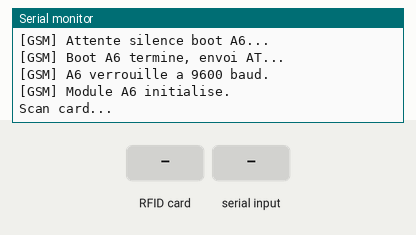
Simulated run of this sketch. Board: Arduino Uno, built with avr-gcc and run on an emulated ATmega328P. Parts: the last lines printed to the serial monitor. The inputs (shaded band) are chosen by the test bench. The modem accepts every AT command (registered, SIM ready, sends succeed) and sends nothing else.

Above: at 15.6 s.
15.7 s: RFID card 5E 7A 19 C4 held to the reader
At 17.4 s:
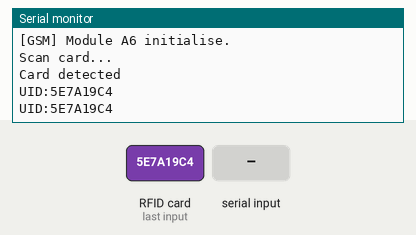
17.7 s: "ACCES AUTORISE\n" received over Serial
At 19.0 s:
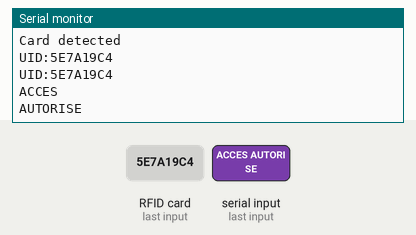
19.3 s: "ACCES REFUSE\n" received over Serial
At 23.2 s:
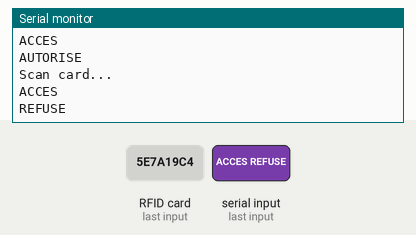

The sketch:

NFC_I2C-OLED_Mode.ino
```cpp
#include <Wire.h>
#include <PN532_I2C.h>
#include <PN532.h>
#include <NfcAdapter.h>
#include <SoftwareSerial.h>

// ── NFC I2C ───────────────────────────────────────────────
PN532_I2C pn532_i2c(Wire);
NfcAdapter nfc(pn532_i2c);

// ── Nextion (écran) : TX=2, RX=3 ─────────────────────────
#define OLED_TX 2
#define OLED_RX 3
SoftwareSerial oledSerial(OLED_RX, OLED_TX);

// ── Module GSM A6 : TX=7, RX=6 ───────────────────────────
#define GSM_TX 6
#define GSM_RX 5
SoftwareSerial gsmSerial(GSM_RX, GSM_TX);

// ── Nextion : buffer écran ────────────────────────────────
#define MAX_LINES 6
String screenBuffer[MAX_LINES];

long gsmBaudRate = 0; // baud rate détecté

// ─────────────────────────────────────────────────────────
//  NEXTION
// ─────────────────────────────────────────────────────────

void sendToNextion(String cmd) {
  oledSerial.print(cmd);
  oledSerial.write(0xFF);
  oledSerial.write(0xFF);
  oledSerial.write(0xFF);
}

void clearScreen() {
  for (int i = 0; i < MAX_LINES; i++) {
    sendToNextion("t" + String(i) + ".txt=\"\"");
    screenBuffer[i] = "";
  }
}

void addLine(String msg) {
  Serial.println(msg);
  for (int i = 0; i < MAX_LINES - 1; i++) {
    screenBuffer[i] = screenBuffer[i + 1];
  }
  screenBuffer[MAX_LINES - 1] = msg;
  for (int i = 0; i < MAX_LINES; i++) {
    sendToNextion("t" + String(i) + ".txt=\"" + screenBuffer[i] + "\"");
  }
}

void afficherAcces(String ligne1, String ligne2) {
  clearScreen();
  addLine(ligne1);
  addLine(ligne2);
}

// ─────────────────────────────────────────────────────────
//  GSM A6
// ─────────────────────────────────────────────────────────

bool gsmAttendre(const char* expected, unsigned long timeout = 5000) {
  String reponse = "";
  unsigned long debut = millis();
  while (millis() - debut < timeout) {
    while (gsmSerial.available()) {
      reponse += (char)gsmSerial.read();
    }
    if (reponse.indexOf(expected) != -1) return true;
  }
  Serial.print("[GSM] Rep brute: ");
  Serial.println(reponse);
  return false;
}

bool gsmTesterBaud(long baud) {
  Serial.print("[GSM] Test baud rate: ");
  Serial.println(baud);

  gsmSerial.begin(baud);
  gsmSerial.listen();
  delay(500);
  while (gsmSerial.available()) gsmSerial.read(); // flush

  for (int i = 0; i < 3; i++) {
    gsmSerial.println("AT");
    if (gsmAttendre("OK", 2000)) {
      Serial.print("[GSM] OK detecte a ");
      Serial.println(baud);
      return true;
    }
    delay(300);
  }
  return false;
}

void gsmInit() {
  oledSerial.end();
  delay(5000); // attente démarrage A6

  // Envoi AT+IPR=9600 à l'aveugle sur tous les baud rates
  // pour forcer le A6 à 9600 quoi qu'il arrive
  long bauds[] = { 115200, 57600, 38400, 19200, 9600 };
  int nbBauds = 5;
  Serial.println("[GSM] Forçage IPR=9600 sur tous baud rates...");
  for (int b = 0; b < nbBauds; b++) {
    gsmSerial.begin(bauds[b]);
    gsmSerial.listen();
    delay(200);
    while (gsmSerial.available()) gsmSerial.read();
    gsmSerial.println("AT+IPR=9600");
    delay(300);
  }

  // Attendre que le A6 finisse son boot complètement
  // On attend que le flux serie soit silencieux pendant 3s
  gsmSerial.begin(9600);
  gsmSerial.listen();
  delay(2000);

  Serial.println("[GSM] Attente silence boot A6...");
  unsigned long derniereByte = millis();
  unsigned long debutAttente = millis();
  while (millis() - derniereByte < 3000 && millis() - debutAttente < 10000) {
    if (gsmSerial.available()) {
      gsmSerial.read();
      derniereByte = millis();
    }
  }
  Serial.println("[GSM] Boot A6 termine, envoi AT...");

  bool ok = false;
  for (int i = 0; i < 5; i++) {
    while (gsmSerial.available()) gsmSerial.read(); // flush
    gsmSerial.println("AT");
    if (gsmAttendre("OK", 3000)) { ok = true; break; }
    delay(1000);
  }

  if (!ok) {
    Serial.println("[GSM] Module A6 non repondant !");
    oledSerial.begin(9600);
    return;
  }
  gsmBaudRate = 9600;
  Serial.println("[GSM] A6 verrouille a 9600 baud.");

  gsmSerial.println("ATE0");         // Désactiver écho
  gsmAttendre("OK");
  gsmSerial.println("AT+CMGF=1");   // Mode texte SMS
  gsmAttendre("OK");
  gsmSerial.println("AT+CSCS=\"GSM\""); // Encodage GSM 7-bit
  gsmAttendre("OK");

  Serial.println("[GSM] Module A6 initialise.");
  oledSerial.begin(9600);
}

void gsmEnvoyerSMS(String numero, String message) {
  Serial.println("[GSM] Envoi SMS vers " + numero);

  oledSerial.end();
  gsmSerial.begin(9600);
  gsmSerial.listen();
  while (gsmSerial.available()) gsmSerial.read();

  gsmSerial.print("AT+CMGS=\"");
  gsmSerial.print(numero);
  gsmSerial.println("\"");

  if (!gsmAttendre(">", 5000)) {
    Serial.println("[GSM] Pas de prompt > !");
    oledSerial.begin(9600);
    return;
  }

  gsmSerial.print(message);
  gsmSerial.write(26); // Ctrl+Z

  if (gsmAttendre("+CMGS", 15000)) {
    Serial.println("[GSM] SMS envoye avec succes.");
  } else {
    Serial.println("[GSM] Echec envoi SMS.");
  }

  oledSerial.begin(9600);
}

// ─────────────────────────────────────────────────────────
//  Traitement commandes
// ─────────────────────────────────────────────────────────
void traiterCommande(String cmd) {
  cmd.trim();

  if (cmd == "ACCES AUTORISE") {
    afficherAcces("ACCES", "AUTORISE");
    delay(3000);
    clearScreen();
    addLine("Scan card...");

  } else if (cmd == "ACCES REFUSE") {
    afficherAcces("ACCES", "REFUSE");
    delay(3000);
    clearScreen();
    addLine("Scan card...");

  } else if (cmd.startsWith("SMS:")) {
    String payload = cmd.substring(4);
    int sep = payload.indexOf('|');
    if (sep != -1) {
      String numero  = payload.substring(0, sep);
      String message = payload.substring(sep + 1);
      Serial.println("[SMS] Destinataire: " + numero);
      Serial.println("[SMS] Message: " + message);
      gsmEnvoyerSMS(numero, message);
    } else {
      Serial.println("[SMS] Format invalide");
    }
  }
}

// ─────────────────────────────────────────────────────────
//  SETUP / LOOP
// ─────────────────────────────────────────────────────────

void setup() {
  Serial.begin(9600);
  oledSerial.begin(9600);

  delay(500);
  sendToNextion("rest");
  delay(1000);
  clearScreen();
  addLine("System init...");

  nfc.begin();
  addLine("NFC ready");

  gsmInit();

  addLine("Scan card...");
}

void loop() {
  if (Serial.available()) {
    String cmd = Serial.readStringUntil('\n');
    traiterCommande(cmd);
  }

  if (nfc.tagPresent()) {
    NfcTag tag = nfc.read();
    String uid = tag.getUidString();
    uid.replace(" ", "");
    uid.toUpperCase();

    addLine("Card detected");
    addLine("UID:" + uid);

    Serial.println("UID:" + uid);

    unsigned long debut = millis();
    String reponse = "";
    while (millis() - debut < 5000) {
      if (Serial.available()) {
        reponse = Serial.readStringUntil('\n');
        reponse.trim();
        break;
      }
    }

    traiterCommande(reponse);
    delay(500);
  }

  delay(500);
}
```

Measured:
- after the input at 15.7 s, the serial monitor: prints a new line after 0.42 s (image 1)
- after the input at 17.7 s, the serial monitor: prints a new line after 0.09 s (image 2)
- after the input at 19.3 s, the serial monitor: prints a new line after 3.0 s (image 3)
